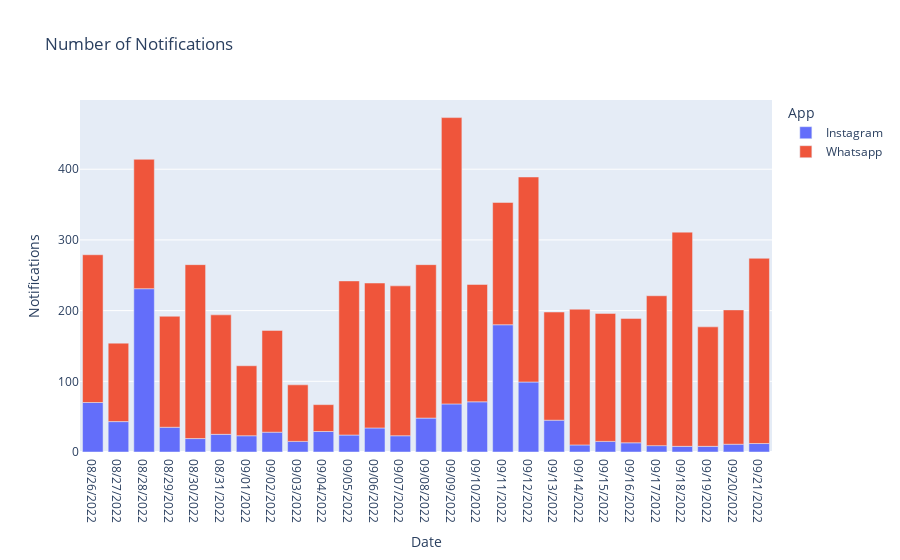

The notebook cell saved with this chart:
### Markdown cell above
4. ***Number of notifications from the apps***

### Code cell
fig= px.bar(data, x="Date", y="Notifications", color= "App", title="Number of Notifications")

fig.show()

### Figure 1 — Plotly figure (JSON) as saved in the notebook; plotly's stock layout.template omitted (floating-point values rounded to 4 significant figures)
{"data": [{"alignmentgroup": "True", "hovertemplate": "App=Instagram<br>Date=%{x}<br>Notifications=%{y}<extra></extra>", "legendgroup": "Instagram", "marker": {"color": "#636efa", "pattern": {"shape": ""}}, "name": "Instagram", "offsetgroup": "Instagram", "orientation": "v", "showlegend": true, "textposition": "auto", "type": "bar", "x": ["08/26/2022", "08/27/2022", "08/28/2022", "08/29/2022", "08/30/2022", "08/31/2022", "09/01/2022", "09/02/2022", "09/03/2022", "09/04/2022", "09/05/2022", "09/06/2022", "09/07/2022", "09/08/2022", "09/09/2022", "09/10/2022", "09/11/2022", "09/12/2022", "09/13/2022", "09/14/2022", "09/15/2022", "09/16/2022", "09/17/2022", "09/18/2022", "09/19/2022", "09/20/2022", "09/21/2022"], "xaxis": "x", "y": [70, 43, 231, 35, 19, 25, 23, 28, 15, 29, 24, 34, 23, 48, 68, 71, 180, 99, 45, 10, 15, 13, 9, 8, 8, 11, 12], "yaxis": "y"}, {"alignmentgroup": "True", "hovertemplate": "App=Whatsapp<br>Date=%{x}<br>Notifications=%{y}<extra></extra>", "legendgroup": "Whatsapp", "marker": {"color": "#EF553B", "pattern": {"shape": ""}}, "name": "Whatsapp", "offsetgroup": "Whatsapp", "orientation": "v", "showlegend": true, "textposition": "auto", "type": "bar", "x": ["08/26/2022", "08/27/2022", "08/28/2022", "08/29/2022", "08/30/2022", "08/31/2022", "09/01/2022", "09/02/2022", "09/03/2022", "09/04/2022", "09/05/2022", "09/06/2022", "09/07/2022", "09/08/2022", "09/09/2022", "09/10/2022", "09/11/2022", "09/12/2022", "09/13/2022", "09/14/2022", "09/15/2022", "09/16/2022", "09/17/2022", "09/18/2022", "09/19/2022", "09/20/2022", "09/21/2022"], "xaxis": "x", "y": [209, 111, 183, 157, 246, 169, 99, 144, 80, 38, 218, 205, 212, 217, 405, 166, 173, 290, 153, 192, 181, 176, 212, 303, 169, 190, 262], "yaxis": "y"}], "layout": {"barmode": "relative", "legend": {"title": {"text": "App"}, "tracegroupgap": 0}, "title": {"text": "Number of Notifications"}, "xaxis": {"anchor": "y", "domain": [0.0, 1.0], "title": {"text": "Date"}}, "yaxis": {"anchor": "x", "domain": [0.0, 1.0], "title": {"text": "Notifications"}}}}
